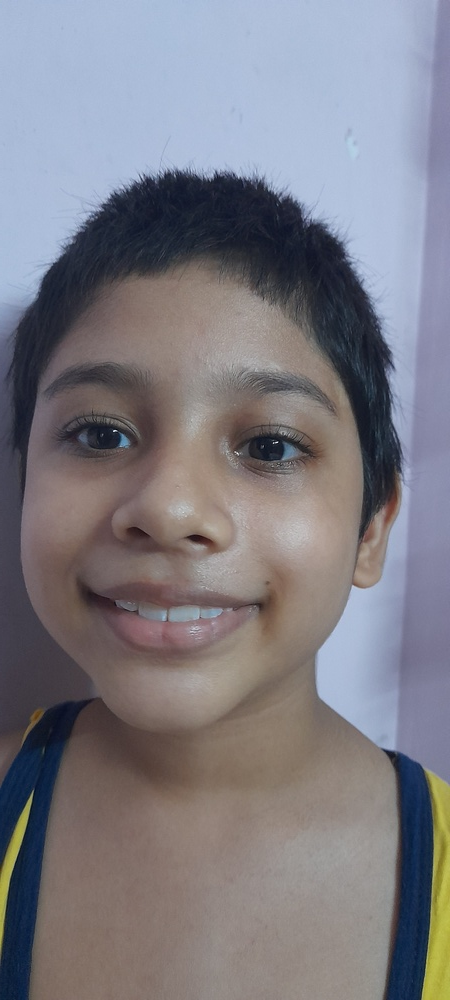
#> input picture image/m.jpg, 450 x 1000 px, shrunk from 1800 x 4000 before the run
$ python main2.py
#> lines starting #> are read from the running program, lines starting #| are printed output that depends on the picture
import cv2

img = "image/m.jpg"
output = "image/m2.png"

print(f'Starting to proces')

image = cv2.imread(img)  # loads an image from the specified file
#> image is the input picture: shape (1000, 450, 3); mean B, G, R 131.3, 123.9, 125.9

# convert an image from one color space to another
grey_img = cv2.cvtColor(image, cv2.COLOR_BGR2GRAY)
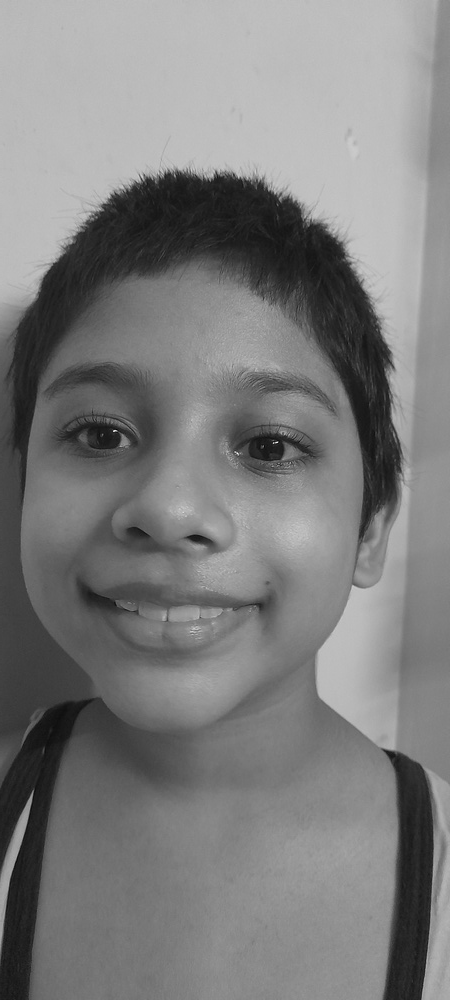
#> grey_img: shape (1000, 450); min 1, max 251, mean 125.4
invert = cv2.bitwise_not(grey_img)  # helps in masking of the image
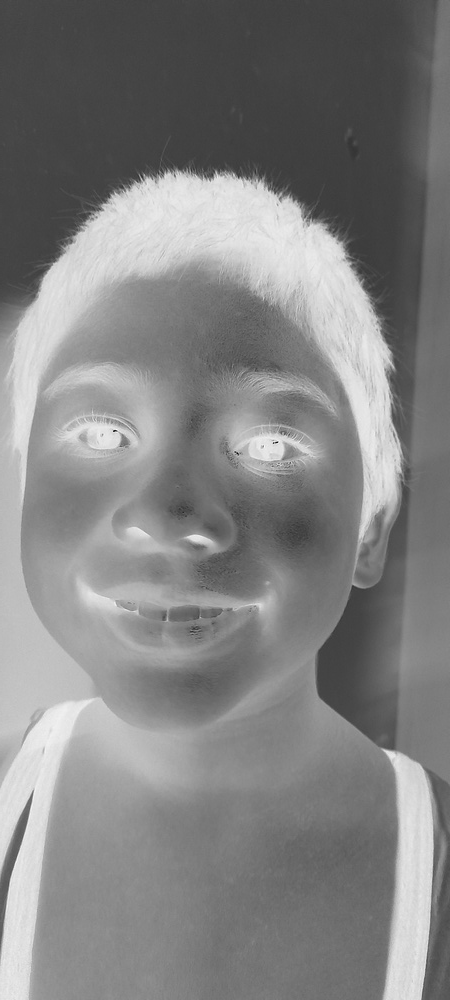
#> invert: shape (1000, 450); min 4, max 254, mean 129.6

# sharp edges in images are smoothed while minimizing too much blurring
blur = cv2.GaussianBlur(invert, (21, 21), 0)
invertedblur = cv2.bitwise_not(blur)
sketch = cv2.divide(grey_img, invertedblur, scale=256.0)
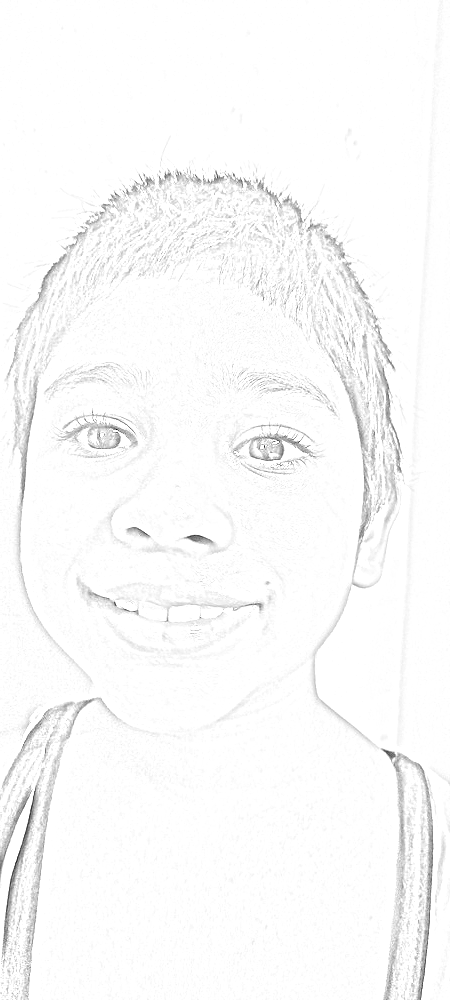
#> sketch: shape (1000, 450); min 4, max 255, mean 250

cv2.imwrite(output, sketch)  # converted image is saved as mentioned name

print(f'Completed processing')

$ run again, with image/elephants.jpg copied over image/m.jpg
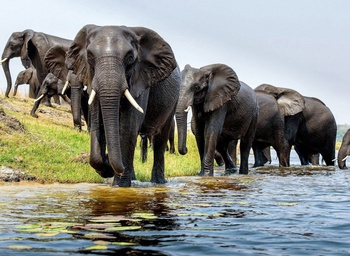
#> input picture image/elephants.jpg, 350 x 256 px, shrunk from 1400 x 1023 before the run
#> image is the input picture: shape (256, 350, 3); mean B, G, R 133.5, 140, 137.3
#> `invertedblur = cv2.bitwise_not(blur)`:
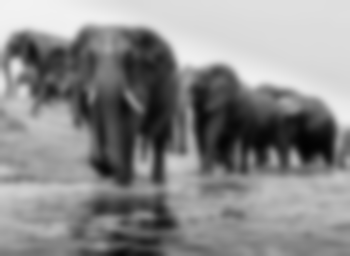
#> invertedblur: shape (256, 350); min 2, max 242, mean 138.4
#> `sketch = cv2.divide(grey_img, invertedblur, scale=256.0)`:
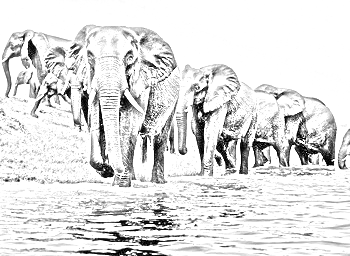
#> sketch: shape (256, 350); min 0, max 255, mean 223.8
